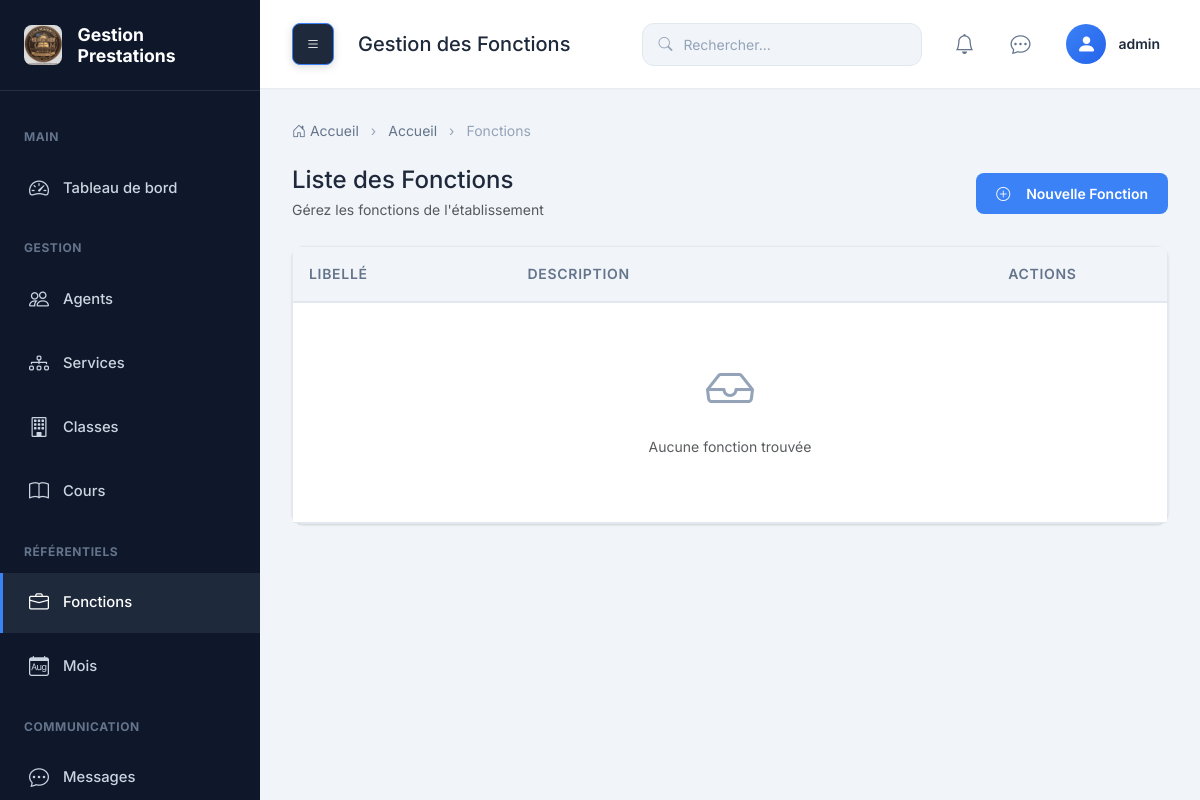
/fonctions/ (signed in), run on an earlier commit of the app's database.
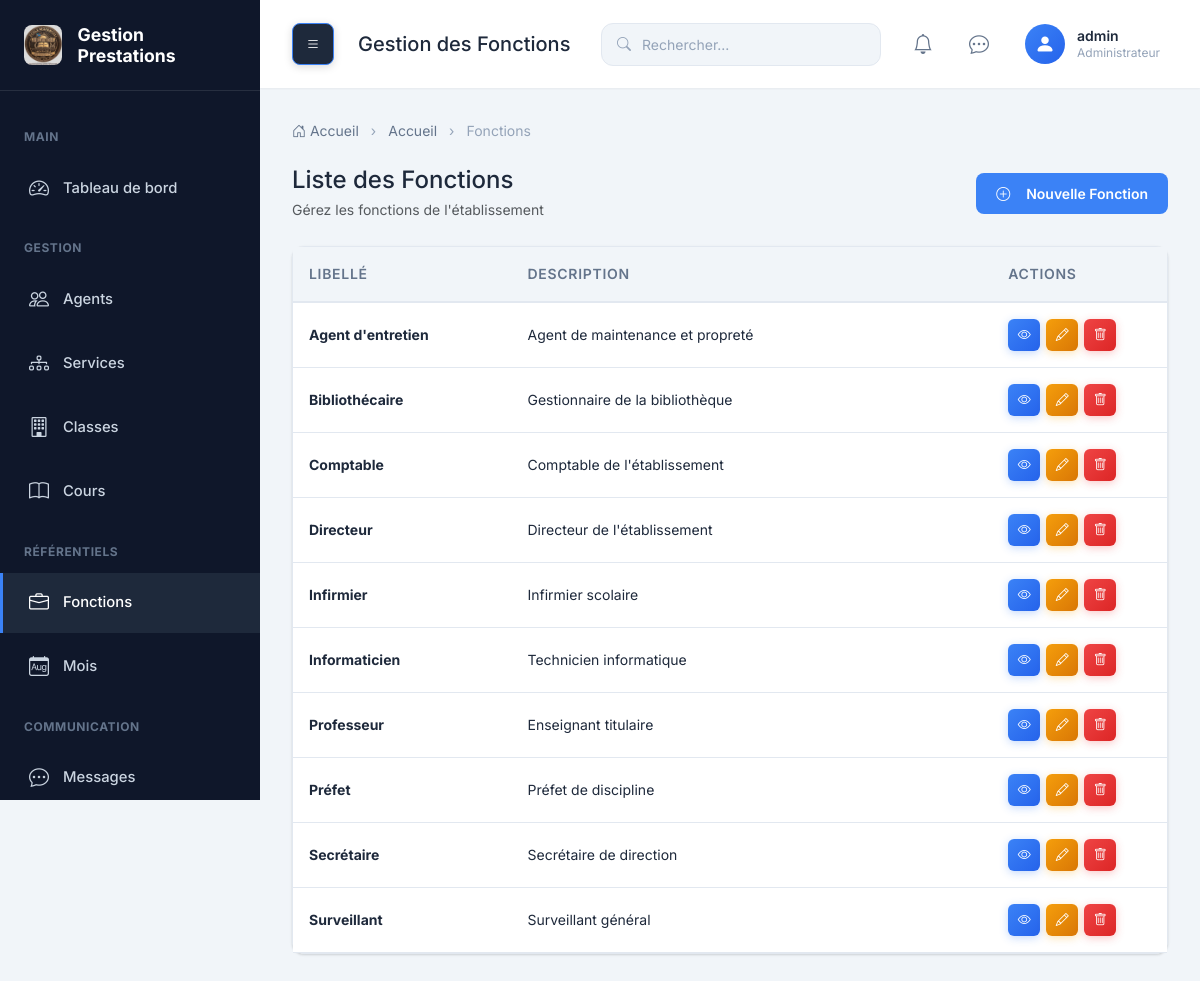
And on a later commit of the database.
### prestation/models.py (models this page shows, shortened)
class Utilisateur(models.Model):
    ROLE_CHOICES = (
        ('ADMIN', 'Administrateur'),
        ('SECRETAIRE', 'Secrétaire'),
        ('ENSEIGNANT', 'Enseignant'),
        ('PREFET', 'Préfet de discipline'),
        ('SURVEILLANT', 'Surveillant'),
    )
    user = models.OneToOneField(
        User,
        on_delete=models.CASCADE,
        related_name='utilisateur'
    )
    agent = models.OneToOneField(
        Agent,
        on_delete=models.CASCADE,
        related_name='utilisateur'
    )
    role = models.CharField(
        max_length=20,
        choices=ROLE_CHOICES
    )
    created_at = models.DateTimeField(auto_now_add=True)
    updated_at = models.DateTimeField(auto_now=True)
    must_change_password = models.BooleanField(
        default=True,
        help_text='Indique si l\'utilisateur doit changer son mot de passe à la prochaine connexion'
    )
    class Meta:
        ordering = ['user__username']
        verbose_name = 'Utilisateur'
        verbose_name_plural = 'Utilisateurs'
        indexes = [
            models.Index(fields=['role']),
        ]

class Fonction(models.Model):
    libelle = models.CharField(max_length=100)
    description = models.TextField(blank=True)
    created_at = models.DateTimeField(auto_now_add=True)
    updated_at = models.DateTimeField(auto_now=True)
    class Meta:
        ordering = ['libelle']
        verbose_name = 'Fonction'
        verbose_name_plural = 'Fonctions'

### prestation/views.py (the view)
# urls.py: path('fonctions/', views.fonctions_list, name='fonctions'),
@login_required
def fonctions_list(request):
    return render(request, 'fonctions/index.html', {'fonctions': Fonction.objects.all()})

### templates/fonctions/index.html (shortened to what this page needs)
{% extends 'base.html' %}
{% load static %}
{% block page_title %}Gestion des Fonctions{% endblock %}
{% block breadcrumb %}
<li class="breadcrumb-item"><a href="{% url 'dashboard' %}">Accueil</a></li>
<li class="breadcrumb-item active" aria-current="page">Fonctions</li>
{% endblock %}
{% block content %}
<div class="d-flex justify-content-between align-items-center mb-4">
    <div>
        <h4 class="mb-1">Liste des Fonctions</h4>
        <p class="text-muted mb-0">Gérez les fonctions de l'établissement</p>
    </div>
    <a href="{% url 'fonction_create' %}" class="btn btn-primary">
        <i class="bi bi-plus-circle me-2"></i>Nouvelle Fonction
    </a>
</div>
<div class="card">
    <div class="card-body p-0">
        <div class="table-responsive">
            <table class="table table-hover mb-0 data-table">
                <thead>
                    <tr>
                        <th style="width: 25%;">Libellé</th>
                        <th style="width: 55%;">Description</th>
                        <th style="width: 20%;">Actions</th>
                    </tr>
                </thead>
                <tbody>
                    {% for fonction in fonctions %}
                    <tr>
                        <td><strong>{{ fonction.libelle }}</strong></td>
                        <td>{{ fonction.description|truncatechars:50 }}</td>
                        <td>
                            <div class="action-buttons">
                                <a href="{% url 'fonction_show' fonction.id %}" class="action-btn action-btn-view" title="Consulter">
                                    <i class="bi bi-eye"></i>
                                </a>
                                <a href="{% url 'fonction_edit' fonction.id %}" class="action-btn action-btn-edit" title="Modifier">
                                    <i class="bi bi-pencil"></i>
                                </a>
                                <button class="action-btn action-btn-delete btn-delete" data-url="{% url 'fonction_delete' fonction.id %}" data-name="{{ fonction.libelle|escapejs }}" title="Supprimer">
                                    <i class="bi bi-trash"></i>
                                </button>
                            </div>
                        </td>
                    </tr>
                    {% empty %}
                    <tr>
                        <td colspan="3" class="text-center py-5">
                            <i class="bi bi-inbox" style="font-size: 3rem; color: var(--text-muted);"></i>
                            <p class="text-muted mt-2">Aucune fonction trouvée</p>
                        </td>
                    </tr>
                    {% endfor %}
                </tbody>
            </table>
        </div>
    </div>
</div>
{% endblock %}

### prestation/templates/base.html (shortened to what the changed rows need)
{% load static %}
<!DOCTYPE html>
<html lang="fr">
<head>
    <link href="https://cdnjs.cloudflare.com/ajax/libs/bootstrap/5.3.2/css/bootstrap.min.css" rel="stylesheet">
    <link href="https://cdnjs.cloudflare.com/ajax/libs/bootstrap-icons/1.11.1/font/bootstrap-icons.min.css" rel="stylesheet">
    <link href="{% static 'css/style.css' %}" rel="stylesheet">
</head>
<body>
    {% if user.is_authenticated %}
    <div class="wrapper">
        <aside class="sidebar" id="sidebar">
            <div class="sidebar-brand">
                <img src="{% static 'images/logo.png' %}" alt="Logo" onerror="this.style.display='none'">
                <h4>Gestion Prestations</h4>
            </div>
            <ul class="sidebar-menu">
                <li class="menu-header">Main</li>
                <li>
                    <a href="{% url 'dashboard' %}" class="{% if request.path == '/' or request.path == '/dashboard/' %}active{% endif %}">
                        <i class="bi bi-speedometer2"></i>
                        <span>Tableau de bord</span>
                    </a>
                </li>
                <li class="menu-header">Gestion</li>
                <li>
                    <a href="{% url 'agents' %}" class="{% if 'agents' in request.path %}active{% endif %}">
                        <i class="bi bi-people"></i>
                        <span>Agents</span>
                    </a>
                </li>
                <li>
                    <a href="{% url 'services' %}" class="{% if 'services' in request.path %}active{% endif %}">
                        <i class="bi bi-diagram-3"></i>
                        <span>Services</span>
                    </a>
                </li>
                <li>
                    <a href="{% url 'classes' %}" class="{% if 'classes' in request.path %}active{% endif %}">
                        <i class="bi bi-building"></i>
                        <span>Classes</span>
                    </a>
                </li>
                <li>
                    <a href="{% url 'cours' %}" class="{% if 'cours' in request.path %}active{% endif %}">
                        <i class="bi bi-book"></i>
                        <span>Cours</span>
                    </a>
                </li>
                <li class="menu-header">Référentiels</li>
                <li>
                    <a href="{% url 'fonctions' %}" class="{% if 'fonctions' in request.path %}active{% endif %}">
                        <i class="bi bi-briefcase"></i>
                        <span>Fonctions</span>
                    </a>
                </li>
                <li>
                    <a href="{% url 'mois' %}" class="{% if 'mois' in request.path %}active{% endif %}">
                        <i class="bi bi-calendar-month"></i>
                        <span>Mois</span>
                    </a>
                </li>
                <li class="menu-header">Communication</li>
                <li>
                    <a href="{% url 'messages' %}" class="{% if 'messages' in request.path %}active{% endif %}">
                        <i class="bi bi-chat-dots"></i>
                        <span>Messages</span>
                    </a>
                </li>
            </ul>
        </aside>
        <main class="main-content">
            <nav class="navbar">
                <div class="navbar-left">
                    <button class="navbar-toggle-desktop" id="sidebarToggle" title="Afficher/masquer le menu">
                        <i class="bi bi-list"></i>
                    </button>
                    <h5 class="mb-0">{% block page_title %}Tableau de bord{% endblock %}</h5>
                </div>
                <div class="navbar-right">
                    <div class="navbar-search">
                        <i class="bi bi-search"></i>
                        <input type="text" class="form-control" placeholder="Rechercher...">
                    </div>
                    <div class="navbar-actions">
                        <a href="{% url 'notifications' %}" class="navbar-action" title="Notifications">
                            <i class="bi bi-bell"></i>
                        </a>
                        <a href="{% url 'messages' %}" class="navbar-action" title="Messages">
                            <i class="bi bi-chat-dots"></i>
                        </a>
                        <div class="navbar-user" id="userDropdown">
                            {% if user.utilisateur.agent.photo %}
                                <img src="{{ user.utilisateur.agent.photo.url }}" alt="{{ user.username }}">
                            {% else %}
                                <div class="navbar-user-avatar">
                                    <i class="bi bi-person-fill"></i>
                                </div>
                            {% endif %}
                            <div class="navbar-user-info">
                                <div class="navbar-user-name">{{ user.username }}</div>
                                <div class="navbar-user-role">{{ user.utilisateur.get_role_display }}</div>
                            </div>
                        </div>
                    </div>
                </div>
            </nav>
            <div class="content-area">
                <nav aria-label="breadcrumb">
                    <ol class="breadcrumb">
                        <li class="breadcrumb-item"><a href="{% url 'dashboard' %}"><i class="bi bi-house-door"></i> Accueil</a></li>
                        {% block breadcrumb %}{% endblock %}
                    </ol>
                </nav>
                {% block content %}{% endblock %}
            </div>
        </main>
    </div>
    {% else %}
        {% block auth_content %}{% endblock %}
    {% endif %}
</body>
</html>

What changed in the data, as far as the page shows it:
added Fonction: libelle "Agent d'entretien", description "Agent de maintenance et propreté"
added Fonction: libelle "Bibliothécaire", description "Gestionnaire de la bibliothèque"
added Fonction: libelle "Comptable", description "Comptable de l'établissement"
added Fonction: libelle "Directeur", description "Directeur de l'établissement"
added Fonction: libelle "Infirmier", description "Infirmier scolaire"
added Fonction: libelle "Informaticien", description "Technicien informatique"
added Fonction: libelle "Professeur", description "Enseignant titulaire"
added Fonction: libelle "Préfet", description "Préfet de discipline"
added Fonction: libelle "Secrétaire", description "Secrétaire de direction"
added Fonction: libelle "Surveillant", description "Surveillant général"
Also different on the page:
{{ user.utilisateur.get_role_display }}: (not shown) → "Administrateur"
text no longer shown: "Aucune fonction trouvée"
